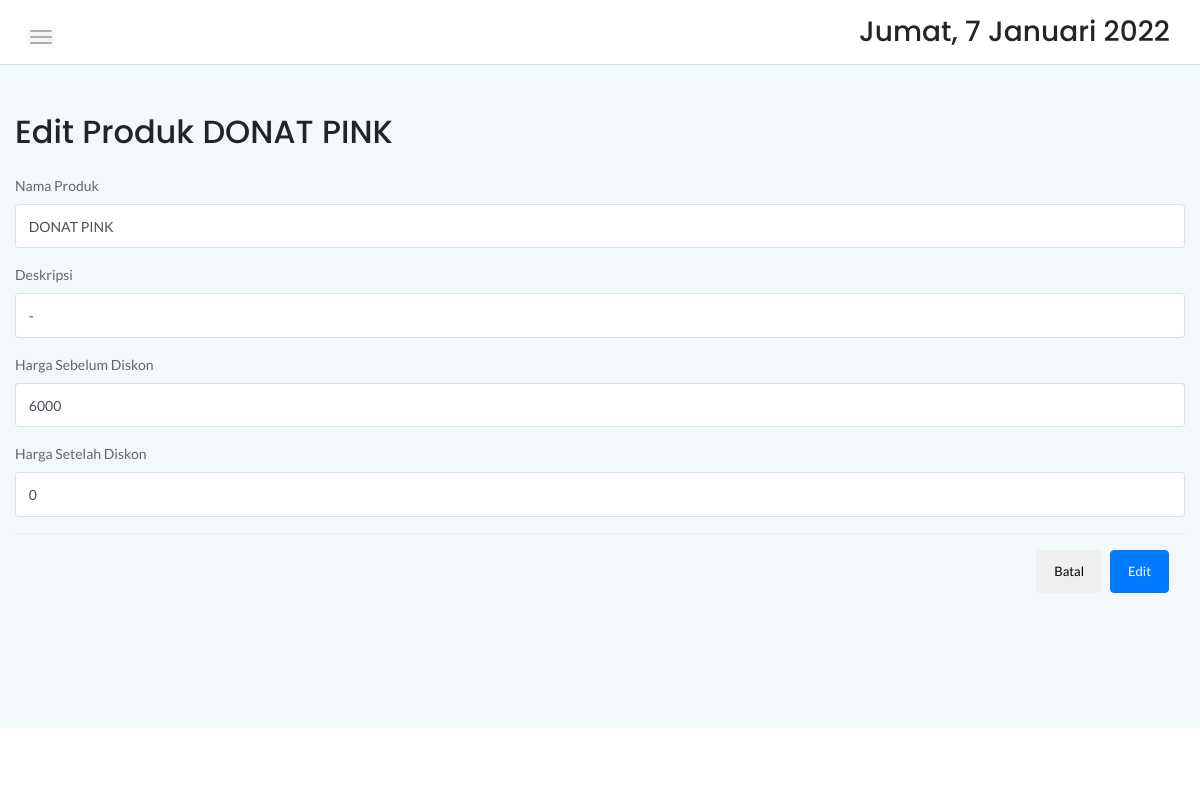
The page /admin/edit.php?id=pro1 on the database its author committed.
### tables this page shows
CREATE TABLE `produk` (
  `idproduk` int(11) NOT NULL,
  `idkategori` int(11) NOT NULL,
  `namaproduk` varchar(30) NOT NULL,
  `gambar` varchar(100) NOT NULL,
  `deskripsi` varchar(200) NOT NULL,
  `rate` int(11) NOT NULL,
  `hargabefore` int(11) NOT NULL,
  `hargaafter` int(11) NOT NULL,
  `tgldibuat` timestamp NOT NULL DEFAULT current_timestamp()
);

### admin/edit.php (the view, shortened to what this page needs)
<?php
	include '../dbconnect.php';
	$id = $_GET['id'];
	$i = substr($id, 3);
	$qu = mysqli_query($conn, "SELECT * FROM `produk` WHERE `idproduk`='$i'");
	$a = mysqli_fetch_array($qu);
?>
<!doctype html>
<html lang="en">
<head>
    <link rel="stylesheet" href="assets/css/bootstrap.min.css">
    <link rel="stylesheet" href="assets/css/font-awesome.min.css">
    <link rel="stylesheet" href="assets/css/themify-icons.css">
    <link rel="stylesheet" href="assets/css/metisMenu.css">
    <link rel="stylesheet" href="assets/css/owl.carousel.min.css">
    <link rel="stylesheet" href="assets/css/slicknav.min.css">
    <link rel="stylesheet" href="https://www.amcharts.com/lib/3/plugins/export/export.css" type="text/css" media="all" />
    <link rel="stylesheet" href="assets/css/typography.css">
    <link rel="stylesheet" href="assets/css/default-css.css">
    <link rel="stylesheet" href="assets/css/styles.css">
    <link rel="stylesheet" href="assets/css/responsive.css">
</head>
<body>
    <div class="page-container">
        <div class="main-content">
            <div class="header-area">
                <div class="row align-items-center">
                    <div class="col-md-6 col-sm-8 clearfix">
                        <div class="nav-btn pull-left">
                            <span></span>
                            <span></span>
                            <span></span>
                        </div>
                    </div>
                    <div class="col-md-6 col-sm-4 clearfix">
                        <ul class="notification-area pull-right">
                            <li><h3><div class="date">
						</b></div></h3>
						</li>
                        </ul>
                    </div>
                </div>
            </div>
            <div class="main-content-inner">
                <div class="sales-report-area mt-5 mb-5">
                <h2 class="mb-4">Edit Produk <?= $a['namaproduk'] ?></h2>
                <form method="post" enctype="multipart/form-data" >
                    <div class="form-group">
                        <label>Nama Produk</label>
                        <input name="nama" type="text" class="form-control" value="<?= $a['namaproduk'] ?>" required autofocus>
                    </div>
                    <div class="form-group">
                        <label>Deskripsi</label>
                        <input name="des" type="text" class="form-control" value="<?= $a['deskripsi'] ?>" required>
                    </div>
                    <div class="form-group">
                        <label>Harga Sebelum Diskon</label>
                        <input name="hb" type="number" class="form-control" value="<?= $a['hargabefore'] ?>" >
                    </div>
                    <div class="form-group">
                        <label>Harga Setelah Diskon</label>
                        <input name="ha" type="number" class="form-control" value="<?= $a['hargaafter'] ?>" >
                    </div>
                    <div class="modal-footer">
                        <button type="button" class="btn btn-default" data-dismiss="modal">Batal</button>
                        <input name="edit" type="submit" class="btn btn-primary" value="Edit">
                    </div>
                </form>
                </div>
            </div>
        </div>
        <footer>
            <div class="footer-area">
            </div>
        </footer>
    </div>
</body>
</html>

### admin/assets/css/styles.css (style rules this page uses)
.page-container { width: 100%; height: 100%; min-height: 100vh; padding-left: 280px; -webkit-transition: padding-left 0.3s ease 0s; transition: padding-left 0.3s ease 0s; }
.main-content { width: 100%; background: #F3F8FB; }
.main-content-inner { padding: 0 30px 50px; }
.header-area { padding: 15px 30px; background: #fff; border-bottom: 1px solid #d8e3e7; }
.nav-btn { margin-right: 30px; margin-top: 10px; cursor: pointer; }
.nav-btn span { display: block; width: 22px; height: 2px; background: #b3aaaa; margin: 4px 0; border-radius: 15px; -webkit-transition: all 0.3s ease 0s; transition: all 0.3s ease 0s; box-shadow: 0 0 0 4px rgba(99, 96, 96, 0.03); }
.notification-area { -webkit-user-select: none; -moz-user-select: none; -ms-user-select: none; user-select: none; position: relative; z-index: 1; }
.notification-area li { display: inline-block; margin-left: 20px; cursor: pointer; -webkit-user-select: none; -moz-user-select: none; -ms-user-select: none; user-select: none; }
.footer-area { text-align: center; padding: 23px 0 19px; background: #fff; }
.btn { padding: 11px 17px; font-size: 13px; letter-spacing: 0; }
.form-control, .form-control:focus { outline: none; box-shadow: none; }
.form-control { font-size: 14px; border: 1px solid rgba(170, 170, 170, .3); padding: 10.72px 12.8px; padding: .67rem .8rem; }
label { font-weight: 500; color: #666; display: inline-block; margin-bottom: 8px; margin-bottom: .5rem; }

### admin/assets/css/responsive.css (style rules this page uses)
@media (min-width: 1200px) and (max-width: 1364px) { .main-content-inner { padding: 0 15px 50px; } }
@media (min-width: 1200px) and (max-width: 1364px) { .page-container, .sbar_collapsed.page-container { padding-left: 0; } }

### rows shown on the page
produk: namaproduk "DONAT PINK", nama "DONAT PINK", des "-", hb "6000", ha "0"
